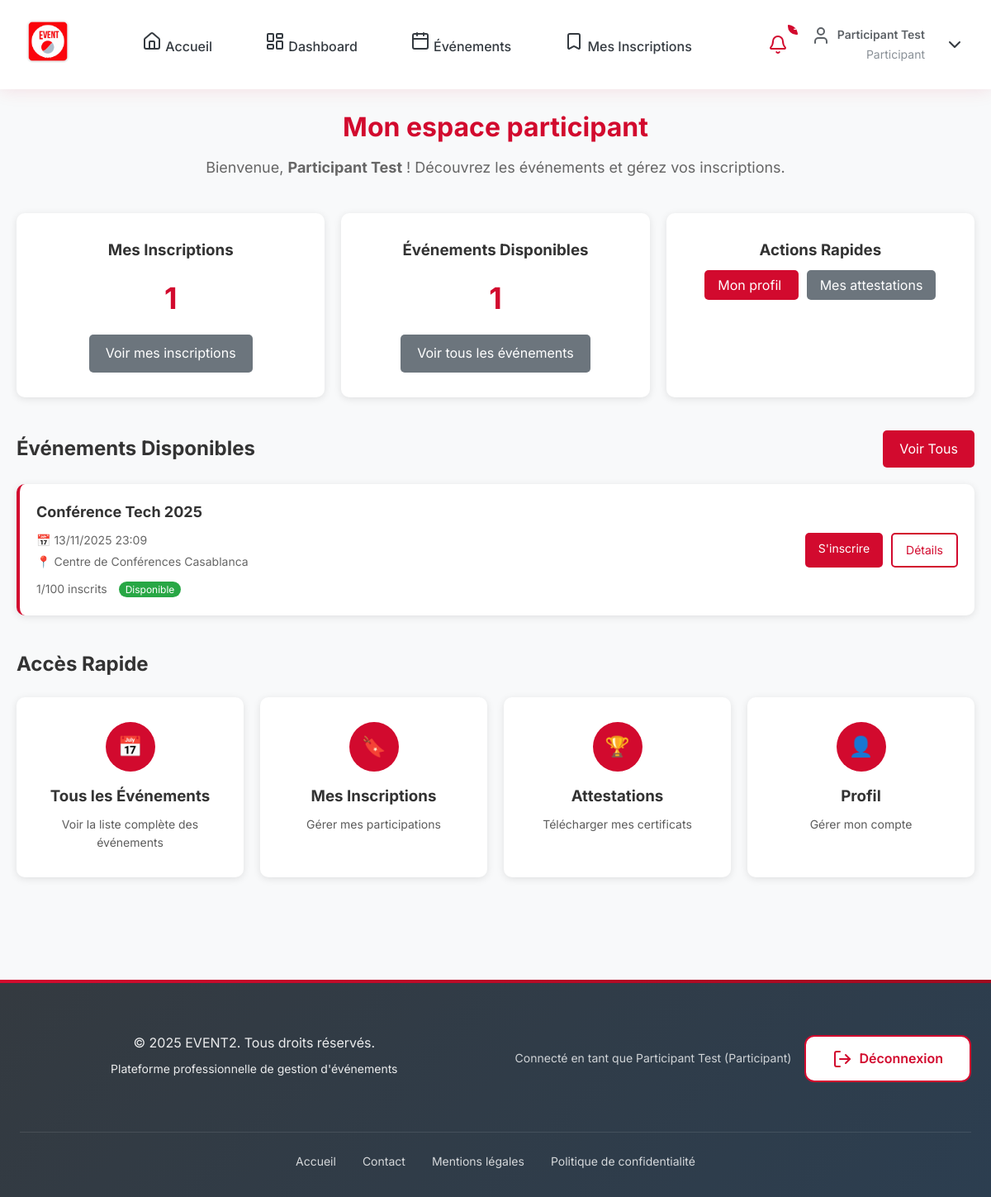
/participant/dashboard.php (signed in), run on the app's committed database.
### tables this page shows
CREATE TABLE evenements (
    id INT PRIMARY KEY AUTO_INCREMENT,
    titre VARCHAR(255) NOT NULL,
    description TEXT,
    date_debut DATETIME NOT NULL,
    date_fin DATETIME,
    lieu VARCHAR(255),
    places_max INT,
    prix DECIMAL(10,2) DEFAULT 0.00,
    organisateur_id INT NOT NULL,
    statut ENUM('brouillon', 'en_attente', 'publie', 'actif', 'termine', 'annule') DEFAULT 'brouillon',
    date_creation DATETIME DEFAULT CURRENT_TIMESTAMP,
    organisateur_exclusif BOOLEAN DEFAULT TRUE
);

### participant/dashboard.php (the view, shortened to what this page needs)
<?php
$db = Database::getInstance();
$stmt = $db->prepare("
    SELECT e.id, e.titre, e.date_debut, e.lieu, e.statut,
           (SELECT COUNT(*) FROM inscriptions i WHERE i.evenement_id = e.id) AS inscrits,
           e.places_max
    FROM evenements e
    WHERE e.statut = 'publie'
    ORDER BY e.date_debut ASC
    LIMIT 5
");
$stmt->execute();
$recent_events = $stmt->fetchAll();
$columns = $db->query("DESCRIBE inscriptions")->fetchAll(PDO::FETCH_COLUMN);
$user_column = in_array('participant_id', $columns) ? 'participant_id' : 'utilisateur_id';
$stmt = $db->prepare("
    SELECT COUNT(*) as total_inscriptions
    FROM inscriptions i
    WHERE i.$user_column = ?
");
$stmt->execute([$_SESSION['user_id']]);
$inscription_stats = $stmt->fetch();
$total_inscriptions = $inscription_stats['total_inscriptions'];
include '../includes/header.php';
?>
<main class="dashboard" style="max-width: 1200px; margin: 0 auto; padding: 20px;">
    <div style="text-align: center; margin-bottom: 40px;">
        <h1 style="color: #D20A2E; margin-bottom: 10px;">Mon espace participant</h1>
        <p style="font-size: 18px; color: #666;">
            Bienvenue, <strong><?= htmlspecialchars($_SESSION['user_name']) ?></strong> !
            Découvrez les événements et gérez vos inscriptions.
        </p>
    </div>
    <div style="display: grid; grid-template-columns: repeat(auto-fit, minmax(250px, 1fr)); gap: 20px; margin-bottom: 40px;">
        <div style="background: white; padding: 30px; border-radius: 10px; box-shadow: 0 2px 10px rgba(0,0,0,0.1); text-align: center;">
            <h3 style="margin: 0 0 15px 0; color: #333;">Mes Inscriptions</h3>
            <div style="font-size: 36px; font-weight: bold; color: #D20A2E; margin: 15px 0;">
                <?= $total_inscriptions ?>
            </div>
            <a href="inscriptions.php" style="background: #6c757d; color: white; padding: 10px 20px; text-decoration: none; border-radius: 5px; display: inline-block;">
                Voir mes inscriptions
            </a>
        </div>
        <div style="background: white; padding: 30px; border-radius: 10px; box-shadow: 0 2px 10px rgba(0,0,0,0.1); text-align: center;">
            <h3 style="margin: 0 0 15px 0; color: #333;">Événements Disponibles</h3>
            <div style="font-size: 36px; font-weight: bold; color: #D20A2E; margin: 15px 0;">
                <?= count($recent_events) ?>
            </div>
            <a href="evenements.php" style="background: #6c757d; color: white; padding: 10px 20px; text-decoration: none; border-radius: 5px; display: inline-block;">
                Voir tous les événements
            </a>
        </div>
        <div style="background: white; padding: 30px; border-radius: 10px; box-shadow: 0 2px 10px rgba(0,0,0,0.1); text-align: center;">
            <h3 style="margin: 0 0 15px 0; color: #333;">Actions Rapides</h3>
            <div style="margin: 15px 0;">
                <a href="profil.php" style="background: #D20A2E; color: white; padding: 8px 16px; text-decoration: none; border-radius: 5px; margin: 5px;">
                    Mon profil
                </a>
                <a href="attestations.php" style="background: #6c757d; color: white; padding: 8px 16px; text-decoration: none; border-radius: 5px; margin: 5px;">
                    Mes attestations
                </a>
            </div>
        </div>
    </div>
    <div style="margin-bottom: 40px;">
        <div style="display: flex; justify-content: space-between; align-items: center; margin-bottom: 20px;">
            <h2 style="color: #333; margin: 0;">Événements Disponibles</h2>
            <a href="evenements.php" style="background: #D20A2E; color: white; padding: 10px 20px; text-decoration: none; border-radius: 5px;">
                Voir Tous
            </a>
        </div>
        <?php if (empty($recent_events)): ?>
            <div style="text-align: center; padding: 60px 20px; color: #666;">
                <h3 style="margin-bottom: 15px;">Aucun événement disponible</h3>
                <p>Il n'y a pas d'événement publié pour le moment.</p>
                <p>Revenez plus tard pour découvrir de nouveaux événements !</p>
            </div>
        <?php else: ?>
            <div style="display: grid; gap: 20px;">
                <?php foreach ($recent_events as $event): ?>
                    <div style="display: flex; justify-content: space-between; align-items: center; background: white; padding: 20px; border-radius: 10px; box-shadow: 0 2px 10px rgba(0,0,0,0.1); border-left: 4px solid #D20A2E;">
                        <div style="flex: 1;">
                            <h4 style="margin: 0 0 8px 0; color: #333; font-size: 18px;">
                                <?= htmlspecialchars($event['titre']) ?>
                            </h4>
                            <p style="margin: 4px 0; color: #666; font-size: 14px;">
                                📅 <?= date('d/m/Y H:i', strtotime($event['date_debut'])) ?>
                            </p>
                            <p style="margin: 4px 0; color: #666; font-size: 14px;">
                                📍 <?= htmlspecialchars($event['lieu']) ?>
                            </p>
                            <div style="margin-top: 8px;">
                                <span style="color: #666; font-size: 14px;">
                                    <?= $event['inscrits'] ?>/<?= $event['places_max'] ?? '∞' ?> inscrits
                                </span>
                                <?php if ($event['inscrits'] >= ($event['places_max'] ?? PHP_INT_MAX)): ?>
                                    <span style="background: #dc3545; color: white; padding: 2px 8px; border-radius: 12px; font-size: 12px; margin-left: 10px;">
                                        Complet
                                    </span>
                                <?php else: ?>
                                    <span style="background: #28a745; color: white; padding: 2px 8px; border-radius: 12px; font-size: 12px; margin-left: 10px;">
                                        Disponible
                                    </span>
                                <?php endif; ?>
                            </div>
                        </div>
                        <div style="display: flex; gap: 10px;">
                            <?php if ($event['inscrits'] < ($event['places_max'] ?? PHP_INT_MAX)): ?>
                                <a href="inscriptions.php?event_id=<?= $event['id'] ?>"
                                   style="background: #D20A2E; color: white; padding: 8px 16px; text-decoration: none; border-radius: 5px; font-size: 14px;">
                                    S'inscrire
                                </a>
                            <?php else: ?>
                                <button style="background: #6c757d; color: white; padding: 8px 16px; border: none; border-radius: 5px; font-size: 14px; cursor: not-allowed;">
                                    Complet
                                </button>
                            <?php endif; ?>
                            <a href="evenements.php?event_id=<?= $event['id'] ?>"
                               style="background: transparent; color: #D20A2E; padding: 8px 16px; border: 2px solid #D20A2E; text-decoration: none; border-radius: 5px; font-size: 14px;">
                                Détails
                            </a>
                        </div>
                    </div>
                <?php endforeach; ?>
            </div>
        <?php endif; ?>
    </div>
    <div style="margin-bottom: 40px;">
        <h2 style="color: #333; margin-bottom: 20px;">Accès Rapide</h2>
        <div style="display: grid; grid-template-columns: repeat(auto-fit, minmax(250px, 1fr)); gap: 20px;">
            <a href="evenements.php" style="display: flex; flex-direction: column; align-items: center; padding: 30px; background: white; border-radius: 10px; box-shadow: 0 2px 10px rgba(0,0,0,0.1); text-decoration: none; color: #333; transition: transform 0.3s ease;">
                <div style="width: 60px; height: 60px; background: #D20A2E; border-radius: 50%; display: flex; align-items: center; justify-content: center; margin-bottom: 15px; color: white; font-size: 24px;">📅</div>
                <h3 style="margin: 0 0 8px 0;">Tous les Événements</h3>
                <p style="margin: 0; font-size: 14px; opacity: 0.8; text-align: center;">Voir la liste complète des événements</p>
            </a>
            <a href="inscriptions.php" style="display: flex; flex-direction: column; align-items: center; padding: 30px; background: white; border-radius: 10px; box-shadow: 0 2px 10px rgba(0,0,0,0.1); text-decoration: none; color: #333; transition: transform 0.3s ease;">
                <div style="width: 60px; height: 60px; background: #D20A2E; border-radius: 50%; display: flex; align-items: center; justify-content: center; margin-bottom: 15px; color: white; font-size: 24px;">🔖</div>
                <h3 style="margin: 0 0 8px 0;">Mes Inscriptions</h3>
                <p style="margin: 0; font-size: 14px; opacity: 0.8; text-align: center;">Gérer mes participations</p>
            </a>
            <a href="attestations.php" style="display: flex; flex-direction: column; align-items: center; padding: 30px; background: white; border-radius: 10px; box-shadow: 0 2px 10px rgba(0,0,0,0.1); text-decoration: none; color: #333; transition: transform 0.3s ease;">
                <div style="width: 60px; height: 60px; background: #D20A2E; border-radius: 50%; display: flex; align-items: center; justify-content: center; margin-bottom: 15px; color: white; font-size: 24px;">🏆</div>
                <h3 style="margin: 0 0 8px 0;">Attestations</h3>
                <p style="margin: 0; font-size: 14px; opacity: 0.8; text-align: center;">Télécharger mes certificats</p>
            </a>
            <a href="profil.php" style="display: flex; flex-direction: column; align-items: center; padding: 30px; background: white; border-radius: 10px; box-shadow: 0 2px 10px rgba(0,0,0,0.1); text-decoration: none; color: #333; transition: transform 0.3s ease;">
                <div style="width: 60px; height: 60px; background: #D20A2E; border-radius: 50%; display: flex; align-items: center; justify-content: center; margin-bottom: 15px; color: white; font-size: 24px;">👤</div>
                <h3 style="margin: 0 0 8px 0;">Profil</h3>
                <p style="margin: 0; font-size: 14px; opacity: 0.8; text-align: center;">Gérer mon compte</p>
            </a>
        </div>
    </div>
</main>
<?php include '../includes/footer.php'; ?>

### assets/css/style.css (style rules this page uses)
:root { --cerise-primary: #D20A2E; --cerise-dark: #A0081F; --cerise-light: #E63954; --white: #FFFFFF; --grey-light: #F8F9FA; --grey-medium: #6C757D; --grey-dark: #343A40; --shadow: rgba(210, 10, 46, 0.1); --gradient: linear-gradient(135deg, var(--cerise-primary) 0%, var(--cerise-dark) 100%); }
* { margin: 0; padding: 0; box-sizing: border-box; }
body { font-family: 'Inter', 'Segoe UI', Tahoma, Geneva, Verdana, sans-serif; line-height: 1.6; color: var(--grey-dark); background: var(--grey-light); font-size: 16px; }
.dashboard { padding: 2rem 0; }

### data on the page
evenements: titre "Conférence Tech 2025", date_debut "13/11/2025 23:09", lieu "Centre de Conférences Casablanca", inscrits "1", places_max "100", shows "Disponible"

### other printed values
$_SESSION['user_name'] "Participant Test"
$_SESSION['user_role'] "Participant"
$total_inscriptions "1"
count($recent_events) "1"
